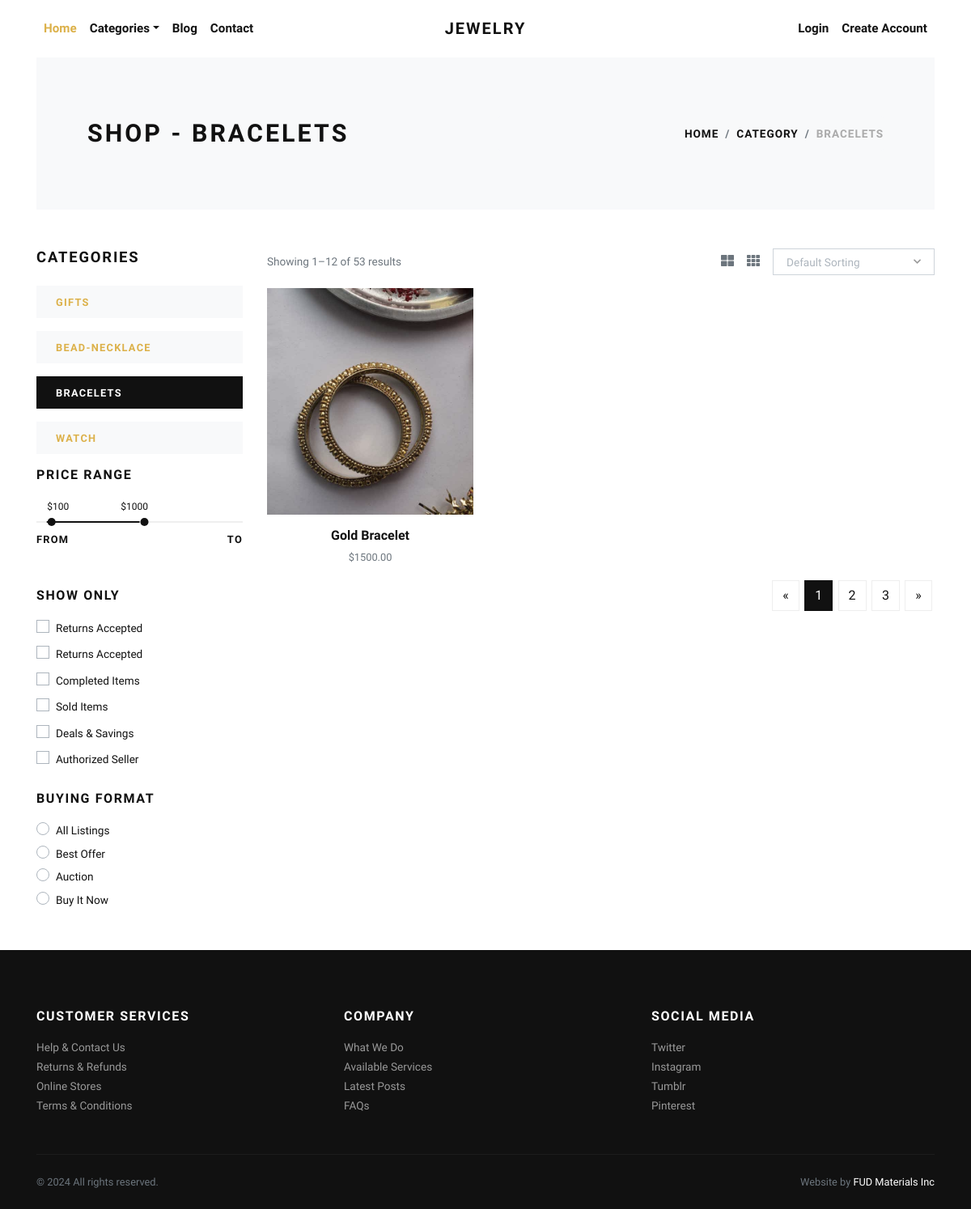
Page /bracelets/ on the committed database.
### store/models.py (models this page shows, shortened)
class Category(models.Model):
    title = models.CharField(max_length=50, verbose_name="Category Title")
    slug = models.SlugField(max_length=55, verbose_name="Category Slug")
    description = models.TextField(blank=True, verbose_name="Category Description")
    category_image = models.ImageField(upload_to='category', blank=True, null=True, verbose_name="Category Image")
    is_active = models.BooleanField(verbose_name="Is Active?")
    is_featured = models.BooleanField(verbose_name="Is Featured?")
    created_at = models.DateTimeField(auto_now_add=True, verbose_name="Created Date")
    updated_at = models.DateTimeField(auto_now=True, verbose_name="Updated Date")
    class Meta:
        verbose_name_plural = 'Categories'
        ordering = ('-created_at', )

class Product(models.Model):
    title = models.CharField(max_length=150, verbose_name="Product Title")
    slug = models.SlugField(max_length=160, verbose_name="Product Slug")
    sku = models.CharField(max_length=255, unique=True, verbose_name="Unique Product ID (SKU)")
    short_description = models.TextField(verbose_name="Short Description")
    detail_description = models.TextField(blank=True, null=True, verbose_name="Detail Description")
    product_image = models.ImageField(upload_to='product', blank=True, null=True, verbose_name="Product Image")
    price = models.DecimalField(max_digits=8, decimal_places=2)
    category = models.ForeignKey(Category, verbose_name="Product Category", on_delete=models.CASCADE)
    is_active = models.BooleanField(verbose_name="Is Active?")
    is_featured = models.BooleanField(verbose_name="Is Featured?")
    created_at = models.DateTimeField(auto_now_add=True, verbose_name="Created Date")
    updated_at = models.DateTimeField(auto_now=True, verbose_name="Updated Date")
    class Meta:
        verbose_name_plural = 'Products'
        ordering = ('-created_at', )

### store/views.py (the view)
# urls.py: path('<slug:slug>/', views.category_products, name="category-products"),
def category_products(request, slug):
    category = get_object_or_404(Category, slug=slug)
    products = Product.objects.filter(is_active=True, category=category)
    categories = Category.objects.filter(is_active=True)
    context = {
        'category': category,
        'products': products,
        'categories': categories,
    }
    return render(request, 'store/category_products.html', context)

### store/context_preprocessors.py (called while the page is built)
def store_menu(request):
    categories = Category.objects.filter(is_active=True)
    context = {
        'categories_menu': categories,
    }
    return context

def cart_menu(request):
    if request.user.is_authenticated:
        cart_items= Cart.objects.filter(user=request.user)
        context = {
            'cart_items': cart_items,
        }
    else:
        context = {}
    return context

### templates/store/category_products.html (shortened to what this page needs)
{% extends 'base.html' %}
{% load static %}
    {% block content %}
      <div class="container">
        <section class="py-5 bg-light">
          <div class="container">
            <div class="row px-4 px-lg-5 py-lg-4 align-items-center">
              <div class="col-lg-6">
                <h1 class="h2 text-uppercase mb-0">Shop - {{category.title}}</h1>
              </div>
              <div class="col-lg-6 text-lg-right">
                <nav aria-label="breadcrumb">
                  <ol class="breadcrumb justify-content-lg-end mb-0 px-0">
                    <li class="breadcrumb-item"><a href="{% url 'store:home' %}">Home</a></li>
                    <li class="breadcrumb-item"><a href="{% url 'store:all-categories' %}">Category</a></li>
                    <li class="breadcrumb-item active" aria-current="page">{{category.title}}</li>
                  </ol>
                </nav>
              </div>
            </div>
          </div>
        </section>
        <section class="py-5">
          <div class="container p-0">
            <div class="row">
              <div class="col-lg-3 order-2 order-lg-1">
                <h5 class="text-uppercase mb-4">Categories</h5>
                {% if categories %}
                  {% for cat in categories %}
                    <a href="{% url 'store:category-products' cat.slug %}">
                      <div class="py-2 px-4 {% if category == cat %}bg-dark text-white {% else %}bg-light{% endif %} mb-3">
                        <strong class="small text-uppercase font-weight-bold">{{cat.title}}</strong>
                      </div>
                    </a>
                  {% endfor %}
                {% endif %}
                <h6 class="text-uppercase mb-4">Price range</h6>
                <div class="price-range pt-4 mb-5">
                  <div id="range"></div>
                  <div class="row pt-2">
                    <div class="col-6"><strong class="small font-weight-bold text-uppercase">From</strong></div>
                    <div class="col-6 text-right"><strong class="small font-weight-bold text-uppercase">To</strong></div>
                  </div>
                </div>
                <h6 class="text-uppercase mb-3">Show only</h6>
                <div class="custom-control custom-checkbox mb-1">
                  <label class="custom-control-label text-small" for="customCheck1">Returns Accepted</label>
                </div>
                <div class="custom-control custom-checkbox mb-1">
                  <label class="custom-control-label text-small" for="customCheck2">Returns Accepted</label>
                </div>
                <div class="custom-control custom-checkbox mb-1">
                  <label class="custom-control-label text-small" for="customCheck3">Completed Items</label>
                </div>
                <div class="custom-control custom-checkbox mb-1">
                  <label class="custom-control-label text-small" for="customCheck4">Sold Items</label>
                </div>
                <div class="custom-control custom-checkbox mb-1">
                  <label class="custom-control-label text-small" for="customCheck5">Deals &amp; Savings</label>
                </div>
                <div class="custom-control custom-checkbox mb-4">
                  <label class="custom-control-label text-small" for="customCheck6">Authorized Seller</label>
                </div>
                <h6 class="text-uppercase mb-3">Buying format</h6>
                <div class="custom-control custom-radio">
                  <label class="custom-control-label text-small" for="customRadio1">All Listings</label>
                </div>
                <div class="custom-control custom-radio">
                  <label class="custom-control-label text-small" for="customRadio2">Best Offer</label>
                </div>
                <div class="custom-control custom-radio">
                  <label class="custom-control-label text-small" for="customRadio3">Auction</label>
                </div>
                <div class="custom-control custom-radio">
                  <label class="custom-control-label text-small" for="customRadio4">Buy It Now</label>
                </div>
              </div>
              <div class="col-lg-9 order-1 order-lg-2 mb-5 mb-lg-0">
                <div class="row mb-3 align-items-center">
                  <div class="col-lg-6 mb-2 mb-lg-0">
                    <p class="text-small text-muted mb-0">Showing 1–12 of 53 results</p>
                  </div>
                  <div class="col-lg-6">
                    <ul class="list-inline d-flex align-items-center justify-content-lg-end mb-0">
                      <li class="list-inline-item text-muted mr-3"><a class="reset-anchor p-0" href="#"><i class="fas fa-th-large"></i></a></li>
                      <li class="list-inline-item text-muted mr-3"><a class="reset-anchor p-0" href="#"><i class="fas fa-th"></i></a></li>
                      <li class="list-inline-item">
                      </li>
                    </ul>
                  </div>
                </div>
                <div class="row">
                  {% if products %}
                    {% for product in products %}
                      <div class="col-lg-4 col-sm-6">
                        <div class="product text-center">
                          <div class="mb-3 position-relative">
                            <a class="d-block" href="{% url 'store:product-detail' product.slug %}">
                              {% if product.product_image %}
                                <img class="img-fluid w-100" src="{{product.product_image.url}}" alt="{{product.title}}">
                              {% else %}
                                <img class="img-fluid w-100" src="{% static 'img/product-1.jpg' %}" alt="{{product.title}}">
                              {% endif %}
                            </a>
                          </div>
                          <h6> <a class="reset-anchor" href="{% url 'store:product-detail' product.slug %}">{{product.title}}</a></h6>
                          <p class="small text-muted">${{product.price}}</p>
                        </div>
                      </div>
                    {% endfor %}
                  {% endif %}
                </div>
                <nav aria-label="Page navigation example">
                  <ul class="pagination justify-content-center justify-content-lg-end">
                    <li class="page-item"><a class="page-link" href="#" aria-label="Previous"><span aria-hidden="true">«</span></a></li>
                    <li class="page-item active"><a class="page-link" href="#">1</a></li>
                    <li class="page-item"><a class="page-link" href="#">2</a></li>
                    <li class="page-item"><a class="page-link" href="#">3</a></li>
                    <li class="page-item"><a class="page-link" href="#" aria-label="Next"><span aria-hidden="true">»</span></a></li>
                  </ul>
                </nav>
              </div>
            </div>
          </div>
        </section>
      </div>
      {% endblock content %}

### jewelryshop/static/css/style.default.css (style rules this page uses)
.text-small { font-size: 0.85rem !important; }
strong { font-weight: 700; }
.product img { -webkit-filter: grayscale(40%); filter: grayscale(40%); transition: all 0.3s; }
.text-uppercase { text-transform: uppercase; letter-spacing: 0.1em; }
.reset-anchor { color: inherit; transition: all 0.3s; }
.noUi-target { background: #efefef; border-radius: 0; border: none; box-shadow: none; }
.noUi-horizontal { height: 2px; }
body { font-family: "Libre Franklin", sans-serif; font-size: 1rem; font-weight: 400; line-height: 1.5; color: #111111; background-color: #fff; }
a { color: #dcb14a; text-decoration: none; }
h1, h2, h3, h4, h5, h6, .h1, .h2, .h3, .h4, .h5, .h6 { margin-bottom: 0.5rem; font-family: inherit; font-weight: 900; line-height: 1.2; color: inherit; }
h1, .h1 { font-size: 2.2rem; }
h2, .h2 { font-size: 1.9rem; }
h5, .h5 { font-size: 1.15rem; }
h6, .h6 { font-size: 1rem; }
small, .small { font-size: 80%; font-weight: 400; }
.page-item:first-child .page-link { border-top-left-radius: 0; border-bottom-left-radius: 0; }
.page-item:last-child .page-link { border-top-right-radius: 0; border-bottom-right-radius: 0; }
.page-item.active .page-link { color: #fff; background-color: #111111; border-color: #111111; }
.page-link { padding: 0.5rem 0.75rem; line-height: 1.25; color: #111111; background-color: none; border: 1px solid #eee; margin: 0.2rem; transition: all 0.3s; }
.bg-light { background-color: #f8f9fa !important; }
.bg-dark { background-color: #111111 !important; }
.custom-checkbox .custom-control-label::before { border-radius: 0; }
.custom-radio .custom-control-label::before { border-radius: 50%; }
.custom-control-label { font-weight: 400; line-height: 2.1em; cursor: pointer; }
.breadcrumb { background: #f8f9fa; }
.breadcrumb-item { font-size: 0.85rem; text-transform: uppercase; letter-spacing: 0.07em; font-weight: 900; color: #111111; }
.breadcrumb-item a { color: inherit; transition: all 0.3s; }
.breadcrumb-item.active { color: #aaa; }

### rows in the picture
Category: title "BRACELETS"
Category: title "GIFTS"
Category: title "BEAD-NECKLACE"
Category: title "WATCH"
Product: product_image (picture), title "Gold Bracelet", price "1500.00"
